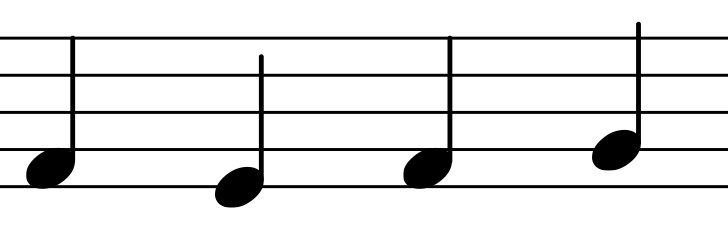
#> input picture pictures/simplesheet.png, 728 x 232 px
$ jupyter execute --allow-errors sheet.ipynb   (older library calls are emulated)
#> lines starting #> are read from the running program, lines starting #| are printed output that depends on the picture; after the words box and inside, x2 and y2 are one past the last pixel; in counts of white or black regions, pixels touching at a corner belong together
[cell 1]
import cv2
import numpy as np
from matplotlib import pyplot as plt
from ipywidgets import interact
import ipywidgets as widgets

[cell 2]
# Step 1: Convert to grayscale
img = cv2.imread('pictures/simplesheet.png')
#> img is the input picture: shape (232, 728, 3); min 0, max 255, mean 227.4
gray = cv2.cvtColor(img,cv2.COLOR_BGR2GRAY)
gray = np.float32(gray)
plt.imshow(gray, cmap = 'gray')
plt.show()

[cell 3]
# Step 2: Apply the sobel filter
sobelx = cv2.Sobel(gray, cv2.CV_64F, 1, 0, ksize = 5)
sobely = cv2.Sobel(gray, cv2.CV_64F, 0, 1, ksize = 5)
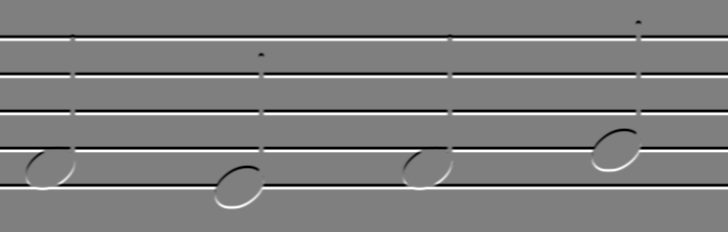
#> sobely: shape (232, 728) float64; min -12240, max 12240, mean 0; drawn with min black and max white
sobel = np.sqrt(sobelx**2 + sobely**2)
sobel = (sobel / sobel.max()*255).astype(np.uint8) # For display purposes and Hough transform
black_white_threshold = 30
sobel[sobel <= black_white_threshold] = 0
#> sobel: shape (232, 728); min 0, max 255, mean 27.3
sobel[sobel > black_white_threshold] = 255
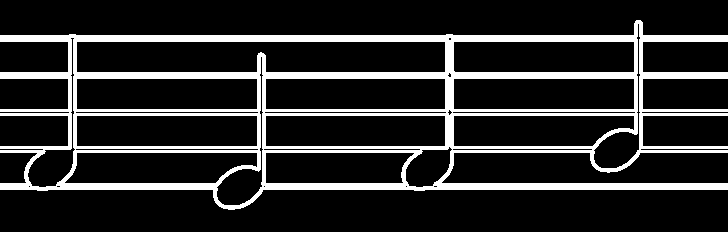
#> sobel: shape (232, 728); 16.5% white; 1 white region, box (x1, y1, x2, y2) and area: (0, 20, 728, 210) 27820
plt.figure(figsize = (16, 6))
plt.imshow(sobel, cmap='gray')
plt.show()

[cell 4]
# The goal is to find the lines of the music sheet
# In the end, lines stores in order the heights of the lines

# Find the lines of the image using the HoughLinesP function
rho_resolution = 1
theta_resolution = np.pi / 180
threshold = 155
hough_lines = cv2.HoughLinesP(image = (255 - gray).astype(np.uint8), rho = rho_resolution, theta = theta_resolution, threshold = threshold,
                            minLineLength = 100, maxLineGap = 10)
#> hough_lines = 20 rows, first 6: [0, 76, 727, 76], [0, 149, 727, 149], [0, 39, 727, 39], [0, 186, 727, 186], [0, 151, 727, 151], [0, 74, 727, 74]
print('Number of lines found: ', len(hough_lines))
#| Number of lines found:  20

# Keep only one line for each line of the music sheet
# Get all lines in a consecutive order
all_lines = []
for i in range(len(hough_lines)):
    line = hough_lines[i]
    for a,b,c,d in line:
        all_lines.append(b)
#> this loop made 20 passes
#> line on passes 1 to 12: [[0, 76, 727, 76]], [[0, 149, 727, 149]], [[0, 39, 727, 39]], [[0, 186, 727, 186]], [[0, 151, 727, 151]], [[0, 74, 727, 74]], [[0, 73, 727, 73]], [[0, 187, 727, 187]], [[0, 75, 727, 75]], [[0, 150, 727, 150]], [[0, 148, 727, 148]], [[0, 110, 727, 110]]
#> after the loop, all_lines = [76, 149, 39, 186, 151, 74, 73, 187, 75, 150, 148, 110, 36, 188, 113, 37, 111, 112, 38, 185]
all_lines.sort()
# Group the lines that are consecutive
all_lines_separated = np.split(all_lines, np.where(np.diff(all_lines) != 1)[0]+1)
#> all_lines_separated = [[36, 37, 38, 39], [73, 74, 75, 76], [110, 111, 112, 113], [148, 149, 150, 151], [185, 186, 187, 188]]
# Keep the rounded median for each group
lines = [int(np.median(group)) for group in all_lines_separated]
#> lines = [37, 74, 111, 149, 186]

# Draw the lines on an image
color_line = [0, 255, 0]
thickness = 1
img_with_lines = img.copy()
for line in lines:
    cv2.line(img_with_lines, (0, line), (img.shape[1], line), color_line, thickness)
#> this loop made 5 passes
#> line on passes 1 to 5: 37, 74, 111, 149, 186
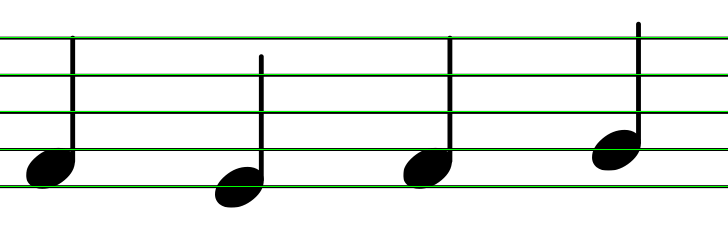
#> img_with_lines: shape (232, 728, 3); 2.16% of pixels changed, all inside (x1, y1, x2, y2) = (0, 37, 728, 187)

plt.figure(figsize = (16, 6))
plt.imshow(img_with_lines)
plt.show()
print("Number of lines of music sheet found: " + str(len(lines)))
#| Number of lines of music sheet found: 5
print("Lines are located at the height:")
print(lines)
#| [37, 74, 111, 149, 186]

[cell 5]
# The goal is to get the average height of an interline

interline = round(np.mean([lines[i + 1] - lines[i] for i in range(len(lines) - 1)]))
#> interline = 37

print(interline)
#| 37

[cell 6]
# The goal is to find the notes on the music sheet
# In the end, notes stores in chronological order the centers of the notes

# Find the circles of the image using the HoughCircles function
circles = cv2.HoughCircles(sobel, cv2.HOUGH_GRADIENT, dp = 1, minDist = 20, param1 = 2, param2 = 10,
                             minRadius = int(interline / 2 * 0.8), maxRadius = int(interline / 2 * 1.2))
#> circles = 25 rows, first 8: [658.5, 129.5, 21.4], [92.5, 129.5, 21.4], [281.5, 129.5, 21.4], [240.5, 129.5, 21.4], [613.5, 149.5, 21.4], [468.5, 130.5, 20.1], [236.5, 186.5, 21.4], [50.5, 166.5, 21.4]
circles = np.uint16(np.around(circles))
#> circles = 25 rows, first 8: [658, 130, 21], [92, 130, 21], [282, 130, 21], [240, 130, 21], [614, 150, 21], [468, 130, 20], [236, 186, 21], [50, 166, 21]

# Keep only the notes (black center)
notes = []
for i in circles[0,:]:
    # only keep the notes (black center):
    if img[i[1], i[0], 0] < 100:
        notes.append(i[:-1])
#> this loop made 25 passes
#> i on passes 1 to 12: [658, 130, 21], [92, 130, 21], [282, 130, 21], [240, 130, 21], [614, 150, 21], [468, 130, 20], [236, 186, 21], [50, 166, 21], [428, 166, 21], [52, 130, 20], [586, 130, 18], [52, 94, 20]
#> after the loop, notes = [[614, 150], [236, 186], [50, 166], [428, 166]]
notes = sorted(notes, key = lambda x : x[0])
#> notes = [[50, 166], [236, 186], [428, 166], [614, 150]]

# Draw the notes on an image
color_note = [0, 255, 0]
color_note_center = [0, 0, 255]
note_radius = int(interline / 2)
#> note_radius = 18
img_with_notes = img.copy()
for note in notes:
    # draw the outer circle
    cv2.circle(img_with_notes, (note[0], note[1]), note_radius, color_note, 2)
    # draw the center of the circle
    cv2.circle(img_with_notes, (note[0], note[1]), 2, color_note_center, 3)
#> this loop made 4 passes
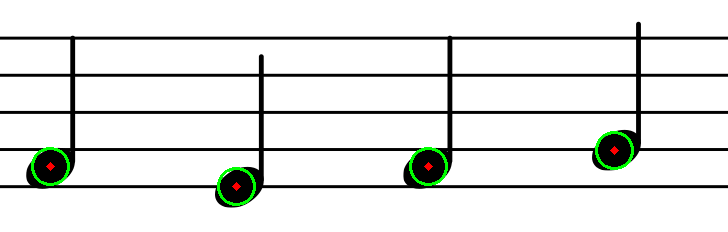
#> img_with_notes: shape (232, 728, 3); 0.91% of pixels changed, all inside (x1, y1, x2, y2) = (31, 131, 634, 206)

print("Notes found:")
for note in notes:
    print(note)
plt.figure(figsize=(16,6))
plt.imshow(img_with_notes)
plt.show()

[cell 7]
# Combining lines and circles

img_with_all = img.copy()

# Draw the lines on the image
color_line = [0, 255, 0]
thickness = 1
for line in lines:
    cv2.line(img_with_all, (0, line), (img.shape[1], line), color_line, thickness)

# Draw the notes on the image
color_note = [0, 255, 0]
color_note_center = [0, 0, 255]
note_radius = int(interline / 2)
for note in notes:
    # draw the outer circle
    cv2.circle(img_with_all, (note[0], note[1]), note_radius, color_note, 2)
    # draw the center of the circle
    cv2.circle(img_with_all, (note[0], note[1]), 2, color_note_center, 3)
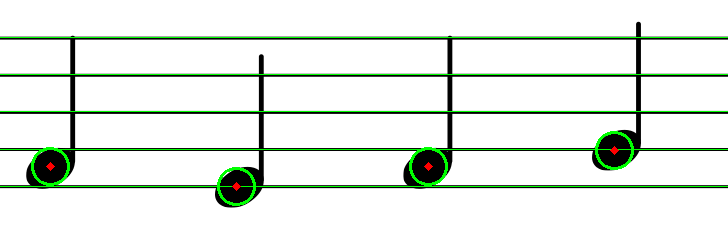
#> img_with_all: shape (232, 728, 3); 0.88% of pixels changed, all inside (x1, y1, x2, y2) = (31, 131, 634, 206)

plt.figure(figsize=(16,6))
plt.imshow(img_with_all)
plt.show()

[cell 8]
# Combining lines and circles
import random

img_feedback = img.copy()

# Draw the lines on the image
color_line = [0, 0, 255]
thickness = 1
for line in lines:
    cv2.line(img_feedback, (0, line), (img.shape[1], line), color_line, thickness)
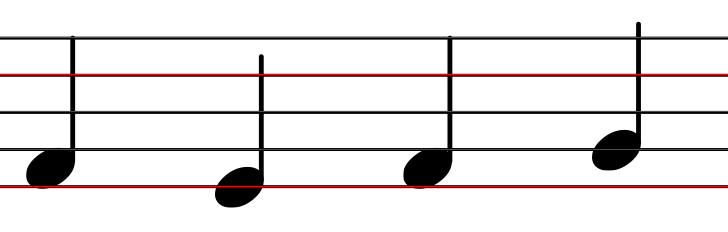
#> img_feedback: shape (232, 728, 3); 2.16% of pixels changed, all inside (x1, y1, x2, y2) = (0, 37, 728, 187)

# Draw the notes on the image
color_right = [0, 255, 0]
color_wrong = [255, 0, 0]
note_radius = int(interline / 2)
for note in notes:
    # draw the outer circle
    cv2.circle(img_feedback, (note[0], note[1]), note_radius, random.choice([color_right, color_wrong]), 2)
    # draw the center of the circle
    cv2.circle(img_feedback, (note[0], note[1]), 2, color_note_center, 3)
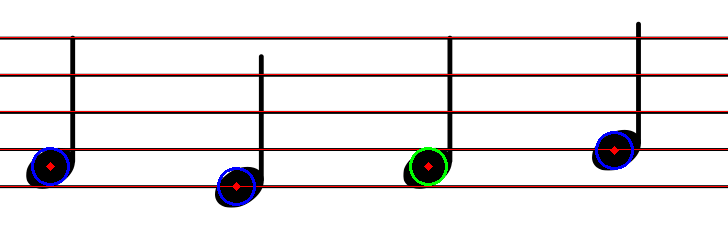
#> img_feedback: shape (232, 728, 3); 0.9% of pixels changed, all inside (x1, y1, x2, y2) = (31, 131, 634, 206)

plt.figure(figsize=(16,6))
plt.imshow(img_feedback)
plt.show()

[cell 9]
# Create the notes

base_notes = lines.copy()
#> base_notes = [37, 74, 111, 149, 186]
for i in range(1, len(lines)):
    base_notes.append(int((lines[i] + lines[i - 1]) / 2))
#> this loop made 4 passes
#> after the loop, base_notes = [37, 74, 111, 149, 186, 55, 92, 130, 167]
base_notes.sort()

base_notes_names =['Mi4', 'Fa4', 'Sol4', 'La4', 'Si4', 'Do5', 'Ré5', 'Mi5', 'Fa5']
base_notes_names.reverse()

dic_note_to_int = {}
dic_int_to_note = {}
for i in range(len(base_notes_names)):
    dic_note_to_int[base_notes_names[i]] = base_notes[i]
    dic_int_to_note[base_notes[i]] = base_notes_names[i]
#> after the loop, dic_int_to_note = 9 items; dic_note_to_int = 9 items

#> (the rest of this cell did not finish here and is left out)

[cell 10]
# The goal is to recognise the notes

def closest_note(note):
    return base_notes[np.array(abs(base_notes - note[1])).argmin()]

for note in notes:
    print(dic_int_to_note.get(closest_note(note)))

[cell 11]
font = cv2.FONT_HERSHEY_SIMPLEX
#> font = 0
fontScale = 1
color = (0, 0, 255)
thickness = 2
img_text = img_feedback.copy()

for note in notes:
    img_text = cv2.putText(img_feedback, dic_int_to_note.get(closest_note(note)), (note[0], 30),
                       font, fontScale, color, thickness, cv2.LINE_AA)
#> this loop made 4 passes
#> pass 2, `img_text = cv2.putText(img_feedback, dic_int_to_note.get(closest_note(..`:
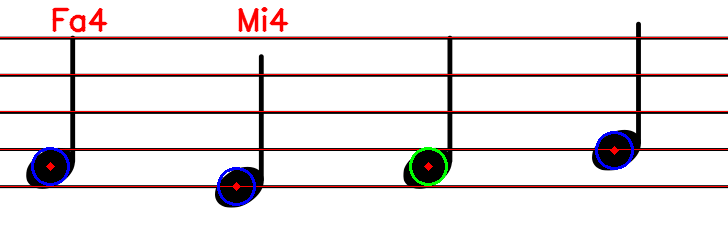
#> img_text: shape (232, 728, 3); mean B, G, R 227.1, 226.1, 232.7
#> pass 3, `img_text = cv2.putText(img_feedback, dic_int_to_note.get(closest_note(..`:
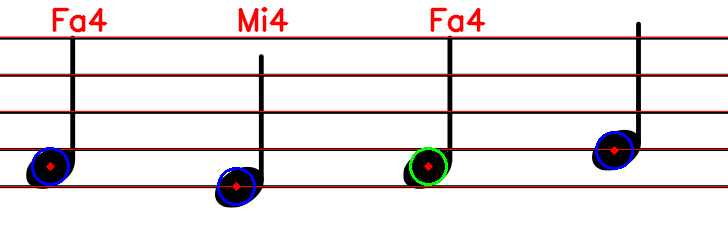
#> img_text: shape (232, 728, 3); 0.4% of pixels changed, all inside (x1, y1, x2, y2) = (430, 7, 486, 33)
#> after the loop:
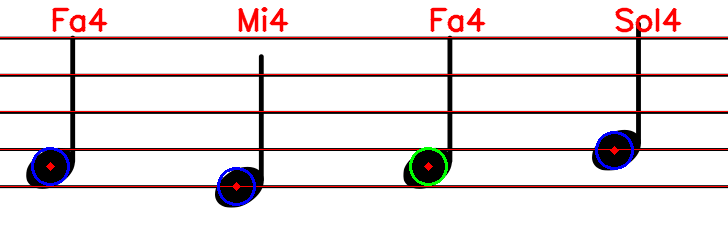
#> img_feedback: shape (232, 728, 3); 1.74% of pixels changed, all inside (x1, y1, x2, y2) = (52, 7, 682, 33)

plt.figure(figsize=(16,6))
plt.imshow(img_text)
plt.show()

$ run again, with pictures/badqualitysheet.png copied over pictures/simplesheet.png
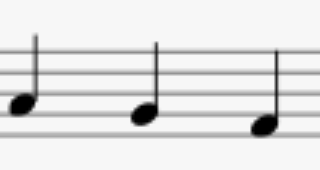
#> input picture pictures/badqualitysheet.png, 320 x 170 px
#> img is the input picture: shape (170, 320, 3); min 0, max 247, mean 227.1
#> `sobel[sobel > black_white_threshold] = 255`:
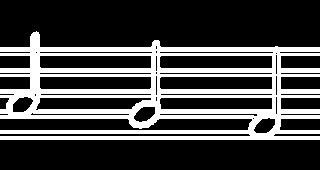
#> sobel: shape (170, 320); 27% white; 1 white region, box (x1, y1, x2, y2) and area: (0, 31, 320, 140) 14697
#> hough_lines = 130 rows, first 6: [0, 160, 319, 4], [0, 169, 319, 53], [0, 18, 319, 167], [0, 11, 319, 108], [0, 89, 319, 16], [0, 39, 308, 169]
#| Number of lines found:  130
#> the loop `for i in range(len(hough_lines)):` made 130 passes
#> after the loop `for i in range(len(hough_lines)):`: all_lines = 130 values, max 169 at index 1, min 0 at index 30, mean 107.6
#> all_lines_separated = 75 items, first 6: [0, 1, 2, 3], [3, 4, 5, 6], [6, 7, 8, 9, 10, 11], [13], [15], [17, 18]
#> lines = 75 values from 1 to 169
#> the loop `for line in lines:` made 75 passes
#> line on passes 2 to 9: 4, 8, 13, 15, 17, 25, 32, 35
#| Number of lines of music sheet found: 75
#> (printed output is left out)
#> interline = 2
#| 2
#> circles = None
#> note_radius = 1
#> after the loop `for line in lines:`:
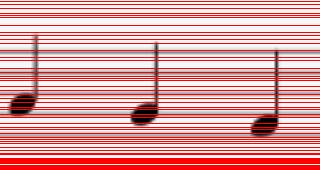
#> img_feedback: shape (170, 320, 3); mean B, G, R 157.8, 157.8, 234.3
#> `base_notes = lines.copy()`: base_notes = 75 values from 1 to 169
#> the loop `for i in range(1, len(lines)):` made 74 passes
#> after the loop `for i in range(1, len(lines)):`: base_notes = 149 values, max 169 at index 73, min 1 at index 0, mean 120.1
#> after the loop `for i in range(len(base_notes_names)):`: dic_int_to_note = 9 items
#> font = 0

$ run again, with pictures/emptysheet.png copied over pictures/simplesheet.png
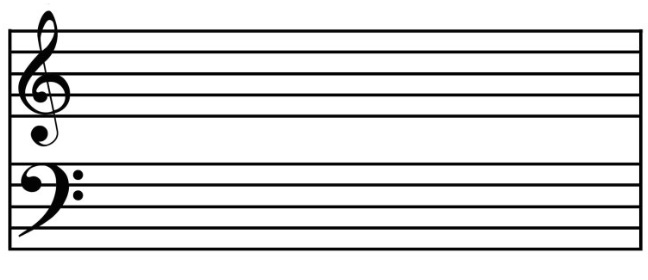
#> input picture pictures/emptysheet.png, 648 x 280 px
#> img is the input picture: shape (280, 648, 3); min 0, max 255, mean 222.5
#> hough_lines = 65 rows, first 6: [3, 205, 644, 205], [3, 114, 644, 114], [3, 204, 644, 204], [2, 28, 647, 28], [3, 71, 644, 71], [3, 97, 644, 97]
#| Number of lines found:  65
#> the loop `for i in range(len(hough_lines)):` made 65 passes
#> after the loop `for i in range(len(hough_lines)):`: all_lines = 65 values, max 256 at index 33, min 24 at index 49, mean 136.6
#> all_lines_separated = 14 items, first 6: [24], [27, 28, 29, 30, 31, 32, 33], [45, 46], [50, 51, 52, 53, 54], [56], [71, 72, 73, 74, 75, 76]
#> lines = [24, 30, 45, 52, 56, 73, 95, 116, 163, 184, 206, 226, 249, 255]
#> the loop `for line in lines:` made 14 passes
#> line on passes 1 to 8: 24, 30, 45, 52, 56, 73, 95, 116
#| Number of lines of music sheet found: 14
#| [24, 30, 45, 52, 56, 73, 95, 116, 163, 184, 206, 226, 249, 255]
#> interline = 18
#| 18
#> `circles = cv2.HoughCircles(sobel, cv2.HOUGH_GRADIENT, dp = 1, minDist ..`: circles = [[39.5, 132.5, 9.4], [77.5, 194.5, 8.2], [31.5, 182.5, 9.4]]
#> `circles = np.uint16(np.around(circles))`: circles = [[40, 132, 9], [78, 194, 8], [32, 182, 9]]
#> the loop `for i in circles[0,:]:` made 3 passes
#> after the loop `for i in circles[0,:]:`: notes = [[40, 132], [78, 194], [32, 182]]
#> `notes = sorted(notes, key = lambda x : x[0])`: notes = [[32, 182], [40, 132], [78, 194]]
#> note_radius = 9
#> the loop `for note in notes:` made 3 passes
#> after the loop `for note in notes:`:
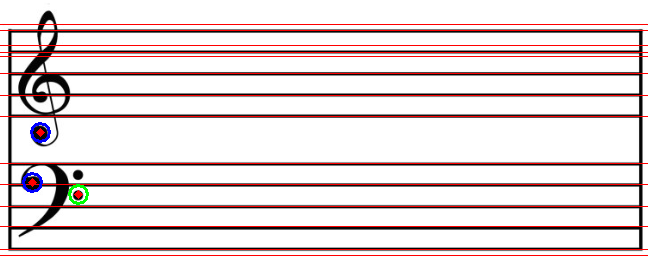
#> img_feedback: shape (280, 648, 3); mean B, G, R 218.2, 218, 230.7
#> `base_notes = lines.copy()`: base_notes has the same summary as lines
#> the loop `for i in range(1, len(lines)):` made 13 passes
#> after the loop `for i in range(1, len(lines)):`: base_notes = 27 values, max 255 at index 13, min 24 at index 0, mean 126.1
#> after the loop `for i in range(len(base_notes_names)):`: dic_int_to_note = 9 items
#> font = 0
